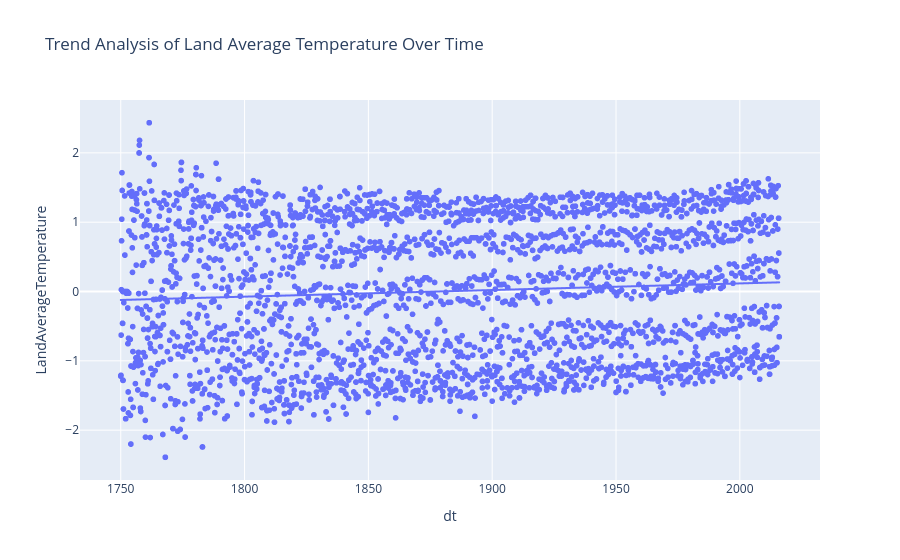

Write notebook code for a chart like this one.
### Markdown cell above
# Advanced Plot 3: Trend Analysis using Plotly

### Code cell
fig = px.scatter(
    data.sample(5000, replace=True, random_state=42),
    x='dt',
    y='LandAverageTemperature',
    trendline='ols',
    title='Trend Analysis of Land Average Temperature Over Time'
)

fig.show()

### Figure 1 — Plotly figure (JSON) as saved in the notebook; plotly's stock layout.template omitted (floating-point values rounded to 4 significant figures; data arrays with more than 128 entries replaced by an {"elided": "..."} marker saying what was removed)
{"data": [{"hovertemplate": "dt=%{x}<br>LandAverageTemperature=%{y}<extra></extra>", "legendgroup": "", "marker": {"color": "#636efa", "symbol": "circle"}, "mode": "markers", "name": "", "showlegend": false, "type": "scattergl", "x": {"elided": "5000 str values"}, "xaxis": "x", "y": {"elided": "5000 float values"}, "yaxis": "y"}, {"hovertemplate": "<b>OLS trendline</b><br>LandAverageTemperature = 3.02755e-11 * dt + 0.0882809<br>R<sup>2</sup>=0.005360<br><br>dt=%{x}<br>LandAverageTemperature=%{y} <b>(trend)</b><extra></extra>", "legendgroup": "", "marker": {"color": "#636efa", "symbol": "circle"}, "mode": "lines", "name": "", "showlegend": false, "type": "scattergl", "x": {"elided": "5000 str values"}, "xaxis": "x", "y": {"elided": "5000 float values"}, "yaxis": "y"}], "layout": {"legend": {"tracegroupgap": 0}, "title": {"text": "Trend Analysis of Land Average Temperature Over Time"}, "xaxis": {"anchor": "y", "domain": [0, 1], "title": {"text": "dt"}}, "yaxis": {"anchor": "x", "domain": [0, 1], "title": {"text": "LandAverageTemperature"}}}}
